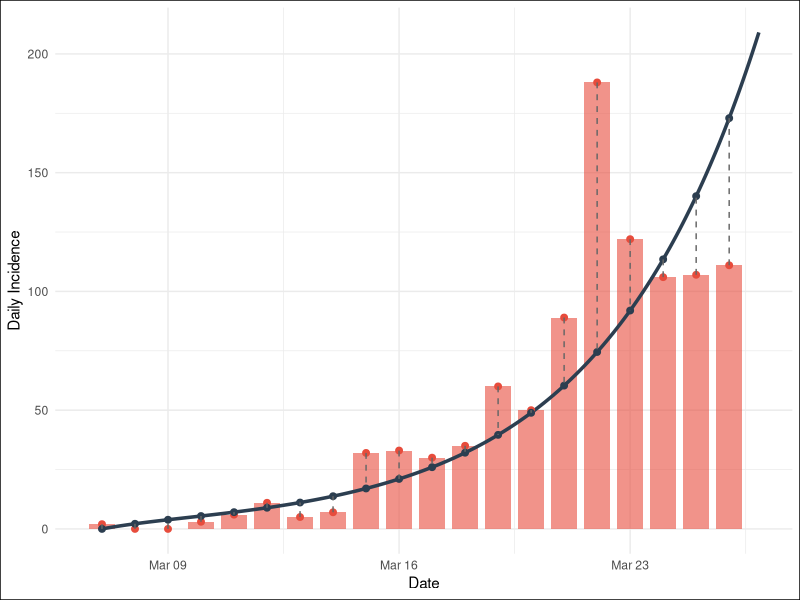

Recreate this plot in R.
#| title: "SIR Model"
#| dataset-name: "sir_model_fit"
#| description: "An example SIR model that has been fit to COVID-19 data from Thailand. You'll need to be careful with dates and times, to make sure you're only plotting histograms on whole days, but an otherwise continuous line. Caution with gaps between bars, and an alpha"
#| colours: "`c('#E74C3C', '#2C3E50', 'gray40')`"

library(ggplot2)
library(dplyr)

incidence <- data.frame(
    Date = as.Date(c(
        "2020-03-07", "2020-03-08", "2020-03-09", "2020-03-10", "2020-03-11",
        "2020-03-12", "2020-03-13", "2020-03-14", "2020-03-15", "2020-03-16",
        "2020-03-17", "2020-03-18", "2020-03-19", "2020-03-20", "2020-03-21",
        "2020-03-22", "2020-03-23", "2020-03-24", "2020-03-25", "2020-03-26"
    )),
    Cases = c(
        2, 0, 0, 3, 6, 11, 5, 7, 32, 33,
        30, 35, 60, 50, 89, 188, 122, 106, 107, 111
    ),
    Cumulative_cases = c(
        50, 50, 50, 53, 59, 70, 75, 82, 114, 147,
        177, 212, 272, 322, 411, 599, 721, 827, 934, 1045
    ),
    stringsAsFactors = FALSE
)


sir_model_fit <- data.frame(
    day = as.Date(c(
        "2020-03-07", "2020-03-07", "2020-03-07",
        "2020-03-07", "2020-03-07", "2020-03-07", "2020-03-07",
        "2020-03-07", "2020-03-07", "2020-03-07", "2020-03-08", "2020-03-08",
        "2020-03-08", "2020-03-08", "2020-03-08", "2020-03-08",
        "2020-03-08", "2020-03-08", "2020-03-08", "2020-03-08", "2020-03-09",
        "2020-03-09", "2020-03-09", "2020-03-09", "2020-03-09",
        "2020-03-09", "2020-03-09", "2020-03-09", "2020-03-09", "2020-03-09",
        "2020-03-10", "2020-03-10", "2020-03-10", "2020-03-10",
        "2020-03-10", "2020-03-10", "2020-03-10", "2020-03-10", "2020-03-10",
        "2020-03-10", "2020-03-11", "2020-03-11", "2020-03-11",
        "2020-03-11", "2020-03-11", "2020-03-11", "2020-03-11", "2020-03-11",
        "2020-03-11", "2020-03-11", "2020-03-12", "2020-03-12",
        "2020-03-12", "2020-03-12", "2020-03-12", "2020-03-12", "2020-03-12",
        "2020-03-12", "2020-03-12", "2020-03-12", "2020-03-13",
        "2020-03-13", "2020-03-13", "2020-03-13", "2020-03-13", "2020-03-13",
        "2020-03-13", "2020-03-13", "2020-03-13", "2020-03-13",
        "2020-03-14", "2020-03-14", "2020-03-14", "2020-03-14", "2020-03-14",
        "2020-03-14", "2020-03-14", "2020-03-14", "2020-03-14",
        "2020-03-14", "2020-03-15", "2020-03-15", "2020-03-15", "2020-03-15",
        "2020-03-15", "2020-03-15", "2020-03-15", "2020-03-15",
        "2020-03-15", "2020-03-15", "2020-03-16", "2020-03-16", "2020-03-16",
        "2020-03-16", "2020-03-16", "2020-03-16", "2020-03-16",
        "2020-03-16", "2020-03-16", "2020-03-16", "2020-03-17", "2020-03-17",
        "2020-03-17", "2020-03-17", "2020-03-17", "2020-03-17",
        "2020-03-17", "2020-03-17", "2020-03-17", "2020-03-17", "2020-03-18",
        "2020-03-18", "2020-03-18", "2020-03-18", "2020-03-18",
        "2020-03-18", "2020-03-18", "2020-03-18", "2020-03-18", "2020-03-18",
        "2020-03-19", "2020-03-19", "2020-03-19", "2020-03-19",
        "2020-03-19", "2020-03-19", "2020-03-19", "2020-03-19", "2020-03-19",
        "2020-03-19", "2020-03-20", "2020-03-20", "2020-03-20",
        "2020-03-20", "2020-03-20", "2020-03-20", "2020-03-20", "2020-03-20",
        "2020-03-20", "2020-03-20", "2020-03-21", "2020-03-21",
        "2020-03-21", "2020-03-21", "2020-03-21", "2020-03-21", "2020-03-21",
        "2020-03-21", "2020-03-21", "2020-03-21", "2020-03-22",
        "2020-03-22", "2020-03-22", "2020-03-22", "2020-03-22", "2020-03-22",
        "2020-03-22", "2020-03-22", "2020-03-22", "2020-03-22",
        "2020-03-23", "2020-03-23", "2020-03-23", "2020-03-23", "2020-03-23",
        "2020-03-23", "2020-03-23", "2020-03-23", "2020-03-23",
        "2020-03-23", "2020-03-24", "2020-03-24", "2020-03-24", "2020-03-24",
        "2020-03-24", "2020-03-24", "2020-03-24", "2020-03-24",
        "2020-03-24", "2020-03-24", "2020-03-25", "2020-03-25", "2020-03-25",
        "2020-03-25", "2020-03-25", "2020-03-25", "2020-03-25",
        "2020-03-25", "2020-03-25", "2020-03-25", "2020-03-26", "2020-03-26",
        "2020-03-26", "2020-03-26", "2020-03-26", "2020-03-26",
        "2020-03-26", "2020-03-26", "2020-03-26", "2020-03-26"
    )),
    incidence = c(
        0, 0.25066660589899, 0.492142098234219,
        0.725072640028367, 0.950069365923764, 1.16771046349305,
        1.37854313503311, 1.58308544679162, 1.78182807217317, 1.97523593509314,
        2.1637497592906, 2.34778752907517, 2.52774586666609,
        2.70400133098351, 2.87691164247062, 3.04681683826081, 3.21404036175454,
        3.37889009043545, 3.54165930553423, 3.70262760694012,
        3.86206177656347, 4.02021659316803, 4.17733560151706, 4.33365183851354,
        4.48938851885987, 4.644759682617, 4.79997080690556,
        4.95521938386258, 5.1106954668454, 5.26658218675989, 5.42305624028218,
        5.58028835164107, 5.7384437095329, 5.89768238065011,
        6.05815970121984, 6.22002664786906, 6.38343018905682, 6.54851361824392,
        6.71541686990285, 6.88427681940811, 7.05522756778776,
        7.22840071226118, 7.4039256034353, 7.5819295899822, 7.7625382515744,
        7.94587562080998, 8.13206439481861, 8.32122613720066, 8.51348147091459,
        8.70895026269382, 8.90775179954135, 9.11000495782024,
        9.31582836542894, 9.52534055752367, 9.7386601262245, 9.9559058647176,
        10.177196906144, 10.4026528576438, 10.6323939299039,
        10.8665410625412, 11.1052160456318, 11.3485416376834, 11.5966416803305,
        11.8496412100191, 12.107666566931, 12.3708455013883,
        12.6393072779645, 12.913182777516, 13.1926045973412, 13.4777071496596,
        13.7686267585968, 14.0655017558517, 14.3684725752141,
        14.6776818460914, 14.9932744861999, 15.3153977935633, 15.6442015379618,
        15.9798380519618, 16.3224623216576, 16.6722320772452,
        17.0293078835483, 17.3938532306086, 17.7660346244504, 18.1460216781248,
        18.5339872031344, 18.9301073013382, 19.3345614574305,
        19.7475326320866, 20.1692073558655, 20.5997758239555, 21.0394319918485,
        21.4883736720256, 21.9468026317345, 22.4149246919387,
        22.892949827515, 23.3810922687765, 23.8795706043958, 24.3886078858019,
        24.9084317331239, 25.4392744427538, 25.9813730965994,
        26.5349696730975, 27.1003111600586, 27.677649669412, 28.2672425539212,
        28.8693525259384, 29.4842477782681, 30.1122021072073, 30.7534950378338,
        31.4084119516094, 32.07724421637, 32.7602893187702,
        33.4578509992544, 34.170239389624, 34.8977711532726, 35.6407696281603,
        36.3995649726006, 37.1744943139315, 37.9659019001466,
        38.7741392545596, 39.5995653335786, 40.4425466876662, 41.3034576255643,
        42.1826803818614, 43.0806052879817, 43.9976309466792,
        44.9341644101172, 45.8906213616173, 46.8674263011634, 47.8650127347469,
        48.8838233676406, 49.9243103016907, 50.9869352367186,
        52.072169676124, 53.1804951367841, 54.3124033633448, 55.4683965470018,
        56.6489875488701, 57.8547001280452, 59.0860691744573,
        60.3436409466255, 61.6279733144184, 62.9396360069311, 64.2792108655898,
        65.6472921025985, 67.0444865648433, 68.4714140033729,
        69.9287073485764, 71.4170129911814, 72.9369910691983, 74.4893157609391,
        76.0746755842413, 77.6937737020309, 79.3473282343611,
        81.0360725770653, 82.7607557271667, 84.5221426151892, 86.3210144445185,
        88.1581690379632, 90.0344211916708, 91.9506030365566,
        93.9075644074042, 95.9061732198043, 97.9473158550975, 100.031897553492,
        102.160842815532, 104.335095812095, 106.555620803096,
        108.823402565095, 111.139446827981, 113.504780720942, 115.920453227912,
        118.387535652695, 120.907122093972, 123.480329930415,
        126.108300316096, 128.792198686441, 131.533215274934, 134.332565640798,
        137.191491207906, 140.111259815139, 143.093166278449,
        146.138532964865, 149.248710378712, 152.425077760283, 155.669043697247,
        158.982046749048, 162.365556084582, 165.821072133436,
        169.350127250967, 172.954286397519, 176.635147832086, 180.394343820718,
        184.233541359993, 188.15444291586, 192.158787178202,
        196.24834983143, 200.424944341465, 204.690422759447, 209.046676542535
    ),
    t = c(
        0, 0.1, 0.2, 0.3, 0.4, 0.5, 0.6, 0.7, 0.8,
        0.9, 1, 1.1, 1.2, 1.3, 1.4, 1.5, 1.6, 1.7, 1.8, 1.9, 2, 2.1,
        2.2, 2.3, 2.4, 2.5, 2.6, 2.7, 2.8, 2.9, 3, 3.1, 3.2, 3.3, 3.4,
        3.5, 3.6, 3.7, 3.8, 3.9, 4, 4.1, 4.2, 4.3, 4.4, 4.5, 4.6, 4.7,
        4.8, 4.9, 5, 5.1, 5.2, 5.3, 5.4, 5.5, 5.6, 5.7, 5.8, 5.9, 6, 6.1,
        6.2, 6.3, 6.4, 6.5, 6.6, 6.7, 6.8, 6.9, 7, 7.1, 7.2, 7.3, 7.4,
        7.5, 7.6, 7.7, 7.8, 7.9, 8, 8.1, 8.2, 8.3, 8.4, 8.5, 8.6, 8.7,
        8.8, 8.9, 9, 9.1, 9.2, 9.3, 9.4, 9.5, 9.6, 9.7, 9.8, 9.9, 10,
        10.1, 10.2, 10.3, 10.4, 10.5, 10.6, 10.7, 10.8, 10.9, 11, 11.1,
        11.2, 11.3, 11.4, 11.5, 11.6, 11.7, 11.8, 11.9, 12, 12.1, 12.2,
        12.3, 12.4, 12.5, 12.6, 12.7, 12.8, 12.9, 13, 13.1, 13.2,
        13.3, 13.4, 13.5, 13.6, 13.7, 13.8, 13.9, 14, 14.1, 14.2, 14.3,
        14.4, 14.5, 14.6, 14.7, 14.8, 14.9, 15, 15.1, 15.2, 15.3, 15.4,
        15.5, 15.6, 15.7, 15.8, 15.9, 16, 16.1, 16.2, 16.3, 16.4, 16.5,
        16.6, 16.7, 16.8, 16.9, 17, 17.1, 17.2, 17.3, 17.4, 17.5, 17.6,
        17.7, 17.8, 17.9, 18, 18.1, 18.2, 18.3, 18.4, 18.5, 18.6, 18.7,
        18.8, 18.9, 19, 19.1, 19.2, 19.3, 19.4, 19.5, 19.6, 19.7,
        19.8, 19.9
    )
) |>
    left_join(
        incidence |> select(Date, Cases),
        by = c("day" = "Date")
    )

p <- ggplot(sir_model_fit) +
    geom_col(data = sir_model_fit |> filter(t == floor(t)), aes(x = day, y = Cases), fill = "#E74C3C", alpha = 0.6, width = 0.8) +
    geom_line(data = sir_model_fit, aes(x = day[1] + t, y = incidence), color = "#2C3E50", linewidth = 1.2) +
    geom_point(data = sir_model_fit |> filter(t == floor(t)), aes(x = day, y = Cases), color = "#E74C3C", size = 2) +
    geom_point(data = sir_model_fit |> filter(t == floor(t)), aes(x = day, y = incidence), color = "#2C3E50", size = 2) +
    geom_segment(
        data = sir_model_fit |> filter(t == floor(t)),
        aes(x = day, xend = day, y = Cases, yend = incidence),
        color = "gray40", linetype = "dashed"
    ) +
    labs(x = "Date", y = "Daily Incidence") +
    theme_minimal() +
    theme(plot.background = element_rect(fill = "white"))

print(p)